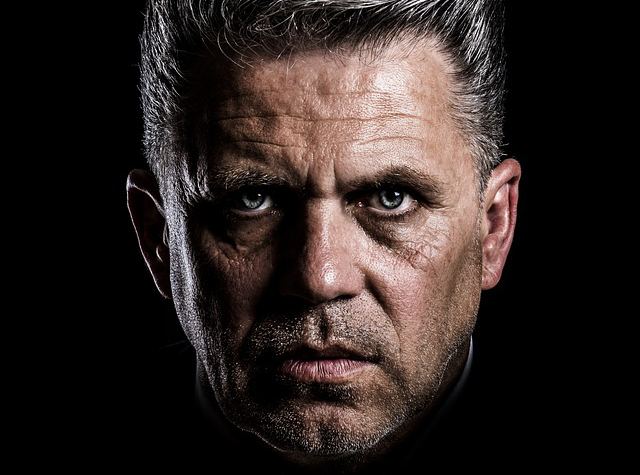
#> input picture img/man_face.jpg, 640 x 475 px
$ python 0406updown.py
#> lines starting #> are read from the running program, lines starting #| are printed output that depends on the picture; after the words box and inside, x2 and y2 are one past the last pixel; in counts of white or black regions, pixels touching at a corner belong together
import cv2
import numpy as np

img_face = cv2.imread('./img/man_face.jpg')
#> img_face is the input picture: shape (475, 640, 3); mean B, G, R 34.1, 36.9, 46.1
img_skull = cv2.imread('./img/skull.jpg')
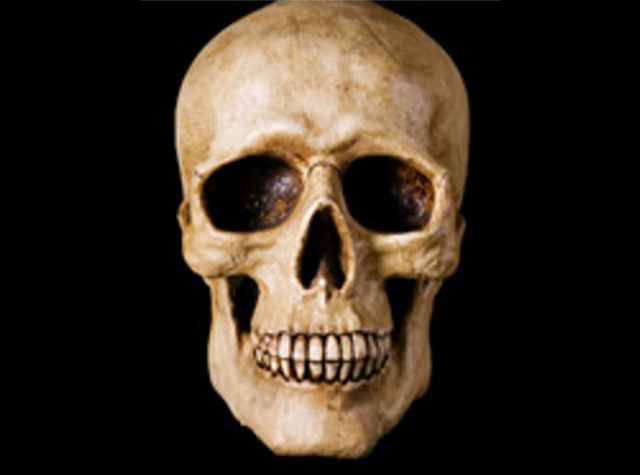
#> input picture img/skull.jpg, 640 x 475 px
#> img_skull is the input picture: shape (475, 640, 3); mean B, G, R 32.6, 43.6, 54

height, width, depth = img_face.shape
#> height = 475; width = 640; depth = 3
height, width = img_face.shape[:2]
height, width, _ = img_face.shape

middle = height // 2
#> middle = 237

img = np.zeros_like(img_face)
img[:middle, :, :] = img_face[:middle, :,:].copy()
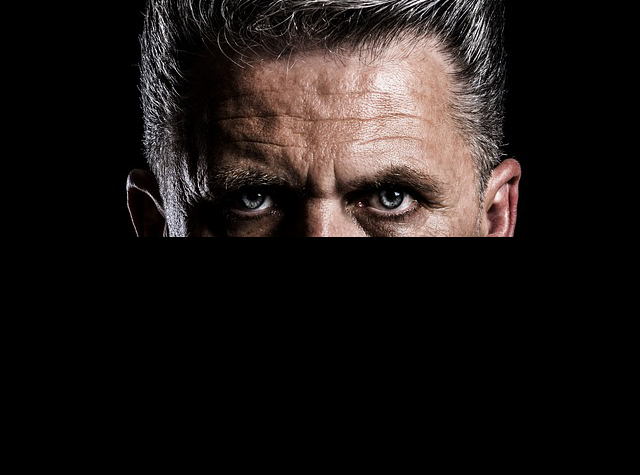
#> img: shape (475, 640, 3); mean B, G, R 22.1, 23.7, 29.1
img[middle:, :, :] = img_skull[middle:, :, :].copy()
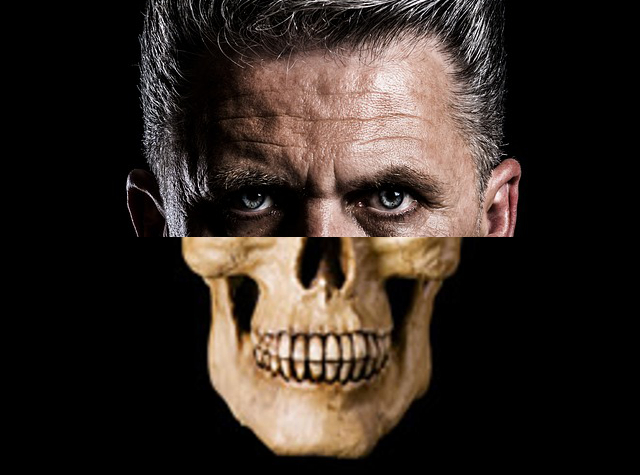
#> img: shape (475, 640, 3); 17.36% of pixels changed, all inside (x1, y1, x2, y2) = (173, 237, 480, 475)

alpha_width_rate = 20
alpha_width = height * alpha_width_rate // 100 # 알파 블렌딩 범위
#> alpha_width = 95
start = middle - alpha_width // 2 # 알파 블렌딩 시작 지점
#> start = 190
step = 100/ alpha_width # 알파 값 간격
#> step = 1.05

for i in range(alpha_width + 1):
    alpha = (100 - step * i) / 100 # 증감 간격에 따른 알파 값(1~0)
    beta = 1 - alpha # 베타값 (0~1)
    #알파 블렌딩 적용
    img[start + i, :] = img_face[start + i, :] * \
                             alpha + img_skull[start + i, :] * beta
    print(i, alpha, beta)
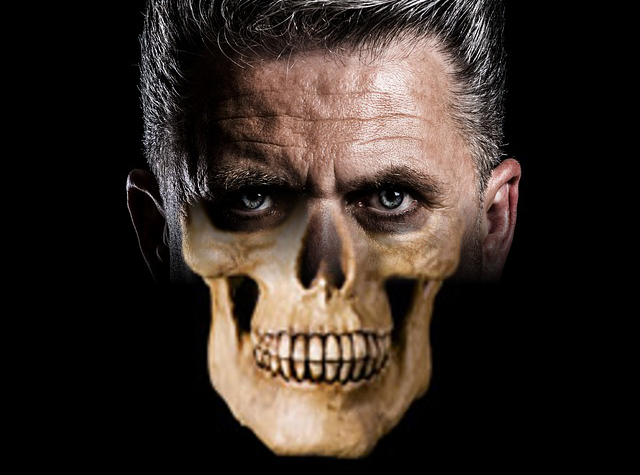
#> img: shape (475, 640, 3); 11.5% of pixels changed, all inside (x1, y1, x2, y2) = (112, 191, 528, 285)

cv2.imshow("half skull", img_face)
# cv2.imshow("face", img_face)
# cv2.imshow("skull", img_skull)
cv2.imshow("img", img)

cv2.waitKey()
cv2.destroyAllWindows()
